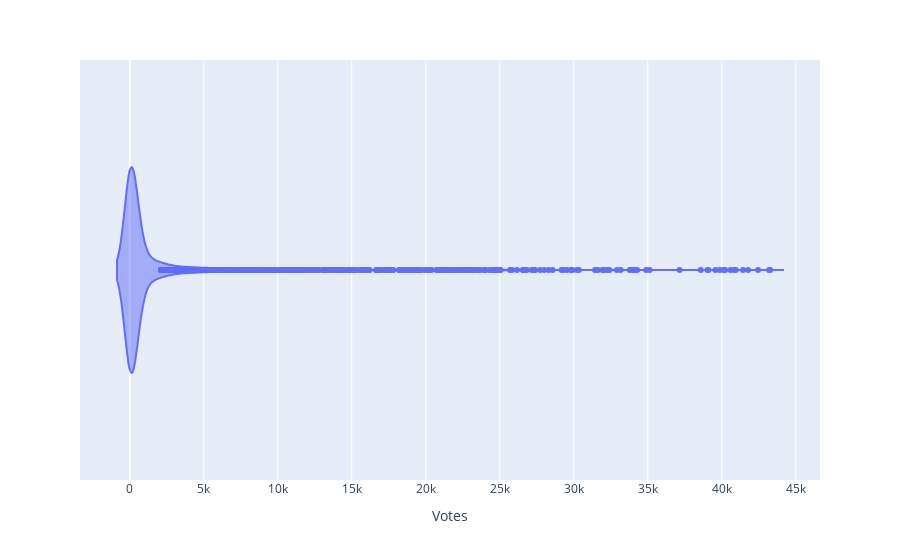

Here is the notebook cell this chart was saved with:
### Code cell
px.violin(data_frame=data, x="Votes" )

### Figure 1 — Plotly figure (JSON) as saved in the notebook; plotly's stock layout.template omitted (floating-point values rounded to 4 significant figures; data arrays with more than 128 entries replaced by an {"elided": "..."} marker saying what was removed)
{"data": [{"alignmentgroup": "True", "box": {"visible": false}, "hovertemplate": "Votes=%{x}<extra></extra>", "legendgroup": "", "marker": {"color": "#636efa"}, "name": "", "offsetgroup": "", "orientation": "h", "scalegroup": "True", "showlegend": false, "type": "violin", "x": {"elided": "5545 int values"}, "x0": " ", "xaxis": "x", "y0": " ", "yaxis": "y"}], "layout": {"legend": {"tracegroupgap": 0}, "margin": {"t": 60}, "violinmode": "group", "xaxis": {"anchor": "y", "domain": [0, 1], "title": {"text": "Votes"}}, "yaxis": {"anchor": "x", "domain": [0, 1]}}}
